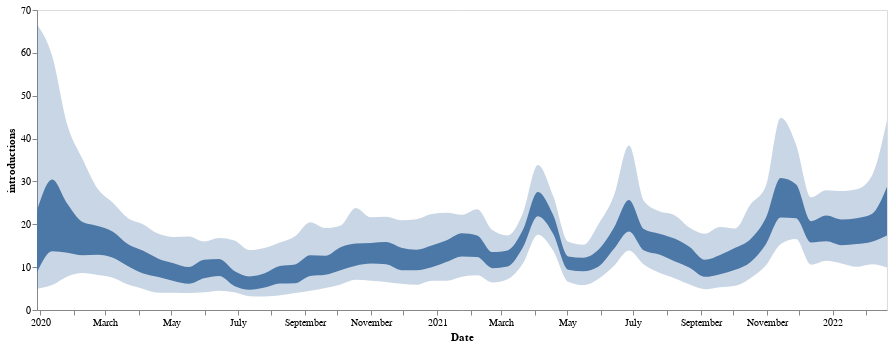

The notebook cell saved with this chart:
### Code cell
line = alt.Chart(mr_summary).mark_area(interpolate='monotone').encode(
    alt.X('date:T', axis=alt.Axis(title="Date", grid=False)),
    alt.Y('lower_hpd_linear_50',axis=alt.Axis(title="introductions", grid=False)),
    alt.Y2('upper_hpd_linear_50' )
).properties(
    width=850,
    height=300
)

band = alt.Chart(mr_summary).mark_area(
    opacity=0.3, interpolate='monotone'
).encode(
    alt.X('date:T', axis=alt.Axis(title="Date", grid=False)),
    alt.Y('lower_hpd_linear'),
    alt.Y2('upper_hpd_linear')
).properties(
    width=850,
    height=300
)

band + line

### Figure 1 — Vega-Lite specification as saved in the notebook (floating-point values rounded to 4 significant figures)
{"config": {"view": {"continuousWidth": 400, "continuousHeight": 300}}, "layer": [{"mark": {"type": "area", "interpolate": "monotone", "opacity": 0.3}, "encoding": {"x": {"type": "temporal", "axis": {"grid": false, "title": "Date"}, "field": "date"}, "y": {"type": "quantitative", "field": "lower_hpd_linear"}, "y2": {"field": "upper_hpd_linear"}}, "height": 300, "width": 850}, {"mark": {"type": "area", "interpolate": "monotone"}, "encoding": {"x": {"type": "temporal", "axis": {"grid": false, "title": "Date"}, "field": "date"}, "y": {"type": "quantitative", "axis": {"grid": false, "title": "introductions"}, "field": "lower_hpd_linear_50"}, "y2": {"field": "upper_hpd_linear_50"}}, "height": 300, "width": 850}], "data": {"name": "data-67c100ecbcdf32412350a069cdf07d28"}, "$schema": "https://vega.github.io/schema/vega-lite/v4.8.1.json", "datasets": {"data-67c100ecbcdf32412350a069cdf07d28": [{"interval": "1", "mean_mr_log": 3.065, "mean_mr_linear": 1162.0, "upper_hpd_log_95": 3.791, "lower_hpd_log_95": 2.293, "upper_hpd_log_50": 3.358, "lower_hpd_log_50": 2.855, "upper_hpd_linear": 44.31, "lower_hpd_linear": 9.908, "upper_hpd_linear_50": 28.74, "lower_hpd_linear_50": 17.37, "days": 14, "date": "2022-02-20"}, {"interval": "2", "mean_mr_log": 2.919, "mean_mr_linear": 830.5, "upper_hpd_log_95": 3.443, "lower_hpd_log_95": 2.366, "upper_hpd_log_50": 3.109, "lower_hpd_log_50": 2.767, "upper_hpd_linear": 31.29, "lower_hpd_linear": 10.66, "upper_hpd_linear_50": 22.39, "lower_hpd_linear_50": 15.92, "days": 28, "date": "2022-02-06"}, {"interval": "3", "mean_mr_log": 2.852, "mean_mr_linear": 711.8, "upper_hpd_log_95": 3.338, "lower_hpd_log_95": 2.309, "upper_hpd_log_50": 3.064, "lower_hpd_log_50": 2.733, "upper_hpd_linear": 28.17, "lower_hpd_linear": 10.06, "upper_hpd_linear_50": 21.42, "lower_hpd_linear_50": 15.38, "days": 42, "date": "2022-01-23"}, {"interval": "4", "mean_mr_log": 2.87, "mean_mr_linear": 740.6, "upper_hpd_log_95": 3.323, "lower_hpd_log_95": 2.385, "upper_hpd_log_50": 3.05, "lower_hpd_log_50": 2.717, "upper_hpd_linear": 27.75, "lower_hpd_linear": 10.86, "upper_hpd_linear_50": 21.11, "lower_hpd_linear_50": 15.13, "days": 56, "date": "2022-01-09"}, {"interval": "5", "mean_mr_log": 2.881, "mean_mr_linear": 760.8, "upper_hpd_log_95": 3.33, "lower_hpd_log_95": 2.442, "upper_hpd_log_50": 3.092, "lower_hpd_log_50": 2.774, "upper_hpd_linear": 27.95, "lower_hpd_linear": 11.49, "upper_hpd_linear_50": 22.03, "lower_hpd_linear_50": 16.02, "days": 70, "date": "2021-12-26"}, {"interval": "6", "mean_mr_log": 2.847, "mean_mr_linear": 703.4, "upper_hpd_log_95": 3.269, "lower_hpd_log_95": 2.359, "upper_hpd_log_50": 3.032, "lower_hpd_log_50": 2.758, "upper_hpd_linear": 26.29, "lower_hpd_linear": 10.58, "upper_hpd_linear_50": 20.73, "lower_hpd_linear_50": 15.77, "days": 84, "date": "2021-12-12"}, {"interval": "7", "mean_mr_log": 3.237, "mean_mr_linear": 1727.0, "upper_hpd_log_95": 3.656, "lower_hpd_log_95": 2.807, "upper_hpd_log_50": 3.38, "lower_hpd_log_50": 3.065, "upper_hpd_linear": 38.7, "lower_hpd_linear": 16.56, "upper_hpd_linear_50": 29.36, "lower_hpd_linear_50": 21.42, "days": 98, "date": "2021-11-28"}, {"interval": "8", "mean_mr_log": 3.278, "mean_mr_linear": 1899.0, "upper_hpd_log_95": 3.803, "lower_hpd_log_95": 2.736, "upper_hpd_log_50": 3.428, "lower_hpd_log_50": 3.071, "upper_hpd_linear": 44.86, "lower_hpd_linear": 15.42, "upper_hpd_linear_50": 30.82, "lower_hpd_linear_50": 21.57, "days": 112, "date": "2021-11-14"}, {"interval": "9", "mean_mr_log": 2.854, "mean_mr_linear": 714.5, "upper_hpd_log_95": 3.358, "lower_hpd_log_95": 2.332, "upper_hpd_log_50": 3.06, "lower_hpd_log_50": 2.723, "upper_hpd_linear": 28.74, "lower_hpd_linear": 10.3, "upper_hpd_linear_50": 21.32, "lower_hpd_linear_50": 15.23, "days": 126, "date": "2021-10-31"}, {"interval": "10", "mean_mr_log": 2.57, "mean_mr_linear": 371.7, "upper_hpd_log_95": 3.202, "lower_hpd_log_95": 2.006, "upper_hpd_log_50": 2.805, "lower_hpd_log_50": 2.412, "upper_hpd_linear": 24.59, "lower_hpd_linear": 7.436, "upper_hpd_linear_50": 16.54, "lower_hpd_linear_50": 11.16, "days": 140, "date": "2021-10-17"}, {"interval": "11", "mean_mr_log": 2.388, "mean_mr_linear": 244.4, "upper_hpd_log_95": 2.946, "lower_hpd_log_95": 1.734, "upper_hpd_log_50": 2.674, "lower_hpd_log_50": 2.239, "upper_hpd_linear": 19.03, "lower_hpd_linear": 5.665, "upper_hpd_linear_50": 14.5, "lower_hpd_linear_50": 9.384, "days": 154, "date": "2021-10-03"}, {"interval": "12", "mean_mr_log": 2.311, "mean_mr_linear": 204.8, "upper_hpd_log_95": 2.963, "lower_hpd_log_95": 1.672, "upper_hpd_log_50": 2.552, "lower_hpd_log_50": 2.124, "upper_hpd_linear": 19.36, "lower_hpd_linear": 5.322, "upper_hpd_linear_50": 12.84, "lower_hpd_linear_50": 8.363, "days": 168, "date": "2021-09-19"}, {"interval": "13", "mean_mr_log": 2.259, "mean_mr_linear": 181.4, "upper_hpd_log_95": 2.879, "lower_hpd_log_95": 1.582, "upper_hpd_log_50": 2.46, "lower_hpd_log_50": 2.045, "upper_hpd_linear": 17.8, "lower_hpd_linear": 4.863, "upper_hpd_linear_50": 11.71, "lower_hpd_linear_50": 7.732, "days": 182, "date": "2021-09-05"}, {"interval": "14", "mean_mr_log": 2.369, "mean_mr_linear": 233.7, "upper_hpd_log_95": 2.954, "lower_hpd_log_95": 1.78, "upper_hpd_log_50": 2.689, "lower_hpd_log_50": 2.288, "upper_hpd_linear": 19.18, "lower_hpd_linear": 5.929, "upper_hpd_linear_50": 14.72, "lower_hpd_linear_50": 9.851, "days": 196, "date": "2021-08-22"}, {"interval": "15", "mean_mr_log": 2.578, "mean_mr_linear": 378.9, "upper_hpd_log_95": 3.097, "lower_hpd_log_95": 2.002, "upper_hpd_log_50": 2.813, "lower_hpd_log_50": 2.43, "upper_hpd_linear": 22.13, "lower_hpd_linear": 7.402, "upper_hpd_linear_50": 16.67, "lower_hpd_linear_50": 11.36, "days": 210, "date": "2021-08-08"}, {"interval": "16", "mean_mr_log": 2.688, "mean_mr_linear": 487.2, "upper_hpd_log_95": 3.137, "lower_hpd_log_95": 2.161, "upper_hpd_log_50": 2.88, "lower_hpd_log_50": 2.56, "upper_hpd_linear": 23.03, "lower_hpd_linear": 8.68, "upper_hpd_linear_50": 17.82, "lower_hpd_linear_50": 12.94, "days": 224, "date": "2021-07-25"}, {"interval": "17", "mean_mr_log": 2.806, "mean_mr_linear": 640.1, "upper_hpd_log_95": 3.233, "lower_hpd_log_95": 2.356, "upper_hpd_log_50": 2.936, "lower_hpd_log_50": 2.631, "upper_hpd_linear": 25.36, "lower_hpd_linear": 10.55, "upper_hpd_linear_50": 18.83, "lower_hpd_linear_50": 13.89, "days": 238, "date": "2021-07-11"}, {"interval": "18", "mean_mr_log": 3.111, "mean_mr_linear": 1292.0, "upper_hpd_log_95": 3.648, "lower_hpd_log_95": 2.632, "upper_hpd_log_50": 3.245, "lower_hpd_log_50": 2.909, "upper_hpd_linear": 38.38, "lower_hpd_linear": 13.9, "upper_hpd_linear_50": 25.67, "lower_hpd_linear_50": 18.34, "days": 252, "date": "2021-06-27"}, {"interval": "19", "mean_mr_log": 2.801, "mean_mr_linear": 632.9, "upper_hpd_log_95": 3.28, "lower_hpd_log_95": 2.328, "upper_hpd_log_50": 2.952, "lower_hpd_log_50": 2.654, "upper_hpd_linear": 26.58, "lower_hpd_linear": 10.26, "upper_hpd_linear_50": 19.14, "lower_hpd_linear_50": 14.21, "days": 266, "date": "2021-06-13"}, {"interval": "20", "mean_mr_log": 2.447, "mean_mr_linear": 279.9, "upper_hpd_log_95": 3.001, "lower_hpd_log_95": 1.987, "upper_hpd_log_50": 2.647, "lower_hpd_log_50": 2.318, "upper_hpd_linear": 20.1, "lower_hpd_linear": 7.293, "upper_hpd_linear_50": 14.11, "lower_hpd_linear_50": 10.16, "days": 280, "date": "2021-05-30"}, {"interval": "21", "mean_mr_log": 2.236, "mean_mr_linear": 172.1, "upper_hpd_log_95": 2.725, "lower_hpd_log_95": 1.759, "upper_hpd_log_50": 2.502, "lower_hpd_log_50": 2.202, "upper_hpd_linear": 15.25, "lower_hpd_linear": 5.804, "upper_hpd_linear_50": 12.21, "lower_hpd_linear_50": 9.043, "days": 294, "date": "2021-05-16"}, {"interval": "22", "mean_mr_log": 2.369, "mean_mr_linear": 234.0, "upper_hpd_log_95": 2.768, "lower_hpd_log_95": 1.886, "upper_hpd_log_50": 2.526, "lower_hpd_log_50": 2.24, "upper_hpd_linear": 15.92, "lower_hpd_linear": 6.595, "upper_hpd_linear_50": 12.5, "lower_hpd_linear_50": 9.396, "days": 308, "date": "2021-05-02"}, {"interval": "23", "mean_mr_log": 2.98, "mean_mr_linear": 954.7, "upper_hpd_log_95": 3.284, "lower_hpd_log_95": 2.633, "upper_hpd_log_50": 3.1, "lower_hpd_log_50": 2.879, "upper_hpd_linear": 26.68, "lower_hpd_linear": 13.91, "upper_hpd_linear_50": 22.2, "lower_hpd_linear_50": 17.79, "days": 322, "date": "2021-04-18"}, {"interval": "24", "mean_mr_log": 3.168, "mean_mr_linear": 1472.0, "upper_hpd_log_95": 3.522, "lower_hpd_log_95": 2.867, "upper_hpd_log_50": 3.316, "lower_hpd_log_50": 3.086, "upper_hpd_linear": 33.84, "lower_hpd_linear": 17.58, "upper_hpd_linear_50": 27.55, "lower_hpd_linear_50": 21.89, "days": 336, "date": "2021-04-04"}, {"interval": "25", "mean_mr_log": 2.769, "mean_mr_linear": 587.3, "upper_hpd_log_95": 3.115, "lower_hpd_log_95": 2.38, "upper_hpd_log_50": 2.923, "lower_hpd_log_50": 2.677, "upper_hpd_linear": 22.53, "lower_hpd_linear": 10.8, "upper_hpd_linear_50": 18.6, "lower_hpd_linear_50": 14.54, "days": 350, "date": "2021-03-21"}, {"interval": "26", "mean_mr_log": 2.439, "mean_mr_linear": 274.9, "upper_hpd_log_95": 2.856, "lower_hpd_log_95": 1.971, "upper_hpd_log_50": 2.632, "lower_hpd_log_50": 2.318, "upper_hpd_linear": 17.39, "lower_hpd_linear": 7.179, "upper_hpd_linear_50": 13.9, "lower_hpd_linear_50": 10.15, "days": 364, "date": "2021-03-07"}, {"interval": "27", "mean_mr_log": 2.407, "mean_mr_linear": 255.4, "upper_hpd_log_95": 2.926, "lower_hpd_log_95": 1.859, "upper_hpd_log_50": 2.604, "lower_hpd_log_50": 2.279, "upper_hpd_linear": 18.65, "lower_hpd_linear": 6.42, "upper_hpd_linear_50": 13.51, "lower_hpd_linear_50": 9.769, "days": 378, "date": "2021-02-21"}, {"interval": "28", "mean_mr_log": 2.653, "mean_mr_linear": 450.0, "upper_hpd_log_95": 3.157, "lower_hpd_log_95": 2.091, "upper_hpd_log_50": 2.855, "lower_hpd_log_50": 2.513, "upper_hpd_linear": 23.51, "lower_hpd_linear": 8.094, "upper_hpd_linear_50": 17.38, "lower_hpd_linear_50": 12.34, "days": 392, "date": "2021-02-07"}, {"interval": "29", "mean_mr_log": 2.643, "mean_mr_linear": 439.6, "upper_hpd_log_95": 3.101, "lower_hpd_log_95": 2.052, "upper_hpd_log_50": 2.885, "lower_hpd_log_50": 2.525, "upper_hpd_linear": 22.22, "lower_hpd_linear": 7.787, "upper_hpd_linear_50": 17.9, "lower_hpd_linear_50": 12.49, "days": 406, "date": "2021-01-24"}, {"interval": "30", "mean_mr_log": 2.51, "mean_mr_linear": 323.7, "upper_hpd_log_95": 3.121, "lower_hpd_log_95": 1.923, "upper_hpd_log_50": 2.791, "lower_hpd_log_50": 2.419, "upper_hpd_linear": 22.68, "lower_hpd_linear": 6.839, "upper_hpd_linear_50": 16.3, "lower_hpd_linear_50": 11.23, "days": 420, "date": "2021-01-10"}, {"interval": "31", "mean_mr_log": 2.508, "mean_mr_linear": 322.2, "upper_hpd_log_95": 3.109, "lower_hpd_log_95": 1.925, "upper_hpd_log_50": 2.713, "lower_hpd_log_50": 2.298, "upper_hpd_linear": 22.41, "lower_hpd_linear": 6.853, "upper_hpd_linear_50": 15.07, "lower_hpd_linear_50": 9.954, "days": 434, "date": "2020-12-27"}, {"interval": "32", "mean_mr_log": 2.463, "mean_mr_linear": 290.5, "upper_hpd_log_95": 3.053, "lower_hpd_log_95": 1.773, "upper_hpd_log_50": 2.645, "lower_hpd_log_50": 2.225, "upper_hpd_linear": 21.17, "lower_hpd_linear": 5.891, "upper_hpd_linear_50": 14.08, "lower_hpd_linear_50": 9.253, "days": 448, "date": "2020-12-13"}, {"interval": "33", "mean_mr_log": 2.437, "mean_mr_linear": 273.5, "upper_hpd_log_95": 3.043, "lower_hpd_log_95": 1.812, "upper_hpd_log_50": 2.676, "lower_hpd_log_50": 2.23, "upper_hpd_linear": 20.96, "lower_hpd_linear": 6.125, "upper_hpd_linear_50": 14.53, "lower_hpd_linear_50": 9.295, "days": 462, "date": "2020-11-29"}, {"interval": "34", "mean_mr_log": 2.5, "mean_mr_linear": 316.6, "upper_hpd_log_95": 3.08, "lower_hpd_log_95": 1.879, "upper_hpd_log_50": 2.763, "lower_hpd_log_50": 2.367, "upper_hpd_linear": 21.76, "lower_hpd_linear": 6.547, "upper_hpd_linear_50": 15.84, "lower_hpd_linear_50": 10.66, "days": 476, "date": "2020-11-15"}, {"interval": "35", "mean_mr_log": 2.558, "mean_mr_linear": 361.7, "upper_hpd_log_95": 3.075, "lower_hpd_log_95": 1.921, "upper_hpd_log_50": 2.75, "lower_hpd_log_50": 2.384, "upper_hpd_linear": 21.64, "lower_hpd_linear": 6.826, "upper_hpd_linear_50": 15.65, "lower_hpd_linear_50": 10.84, "days": 490, "date": "2020-11-01"}, {"interval": "36", "mean_mr_log": 2.566, "mean_mr_linear": 367.7, "upper_hpd_log_95": 3.171, "lower_hpd_log_95": 1.952, "upper_hpd_log_50": 2.743, "lower_hpd_log_50": 2.336, "upper_hpd_linear": 23.82, "lower_hpd_linear": 7.044, "upper_hpd_linear_50": 15.53, "lower_hpd_linear_50": 10.34, "days": 504, "date": "2020-10-18"}, {"interval": "37", "mean_mr_log": 2.436, "mean_mr_linear": 272.8, "upper_hpd_log_95": 2.983, "lower_hpd_log_95": 1.788, "upper_hpd_log_50": 2.685, "lower_hpd_log_50": 2.228, "upper_hpd_linear": 19.74, "lower_hpd_linear": 5.979, "upper_hpd_linear_50": 14.66, "lower_hpd_linear_50": 9.282, "days": 518, "date": "2020-10-04"}, {"interval": "38", "mean_mr_log": 2.314, "mean_mr_linear": 206.0, "upper_hpd_log_95": 2.95, "lower_hpd_log_95": 1.631, "upper_hpd_log_50": 2.538, "lower_hpd_log_50": 2.106, "upper_hpd_linear": 19.11, "lower_hpd_linear": 5.109, "upper_hpd_linear_50": 12.66, "lower_hpd_linear_50": 8.211, "days": 532, "date": "2020-09-20"}, {"interval": "39", "mean_mr_log": 2.27, "mean_mr_linear": 186.4, "upper_hpd_log_95": 3.019, "lower_hpd_log_95": 1.503, "upper_hpd_log_50": 2.547, "lower_hpd_log_50": 2.074, "upper_hpd_linear": 20.47, "lower_hpd_linear": 4.496, "upper_hpd_linear_50": 12.76, "lower_hpd_linear_50": 7.957, "days": 546, "date": "2020-09-06"}, {"interval": "40", "mean_mr_log": 2.117, "mean_mr_linear": 131.0, "upper_hpd_log_95": 2.845, "lower_hpd_log_95": 1.377, "upper_hpd_log_50": 2.363, "lower_hpd_log_50": 1.835, "upper_hpd_linear": 17.2, "lower_hpd_linear": 3.964, "upper_hpd_linear_50": 10.62, "lower_hpd_linear_50": 6.267, "days": 560, "date": "2020-08-23"}, {"interval": "41", "mean_mr_log": 1.996, "mean_mr_linear": 99.16, "upper_hpd_log_95": 2.755, "lower_hpd_log_95": 1.234, "upper_hpd_log_50": 2.328, "lower_hpd_log_50": 1.824, "upper_hpd_linear": 15.73, "lower_hpd_linear": 3.435, "upper_hpd_linear_50": 10.26, "lower_hpd_linear_50": 6.199, "days": 574, "date": "2020-08-09"}, {"interval": "42", "mean_mr_log": 1.846, "mean_mr_linear": 70.15, "upper_hpd_log_95": 2.674, "lower_hpd_log_95": 1.148, "upper_hpd_log_50": 2.149, "lower_hpd_log_50": 1.66, "upper_hpd_linear": 14.49, "lower_hpd_linear": 3.152, "upper_hpd_linear_50": 8.573, "lower_hpd_linear_50": 5.26, "days": 588, "date": "2020-07-26"}, {"interval": "43", "mean_mr_log": 1.878, "mean_mr_linear": 75.43, "upper_hpd_log_95": 2.641, "lower_hpd_log_95": 1.174, "upper_hpd_log_50": 2.06, "lower_hpd_log_50": 1.553, "upper_hpd_linear": 14.02, "lower_hpd_linear": 3.234, "upper_hpd_linear_50": 7.846, "lower_hpd_linear_50": 4.724, "days": 602, "date": "2020-07-12"}, {"interval": "44", "mean_mr_log": 2.031, "mean_mr_linear": 107.5, "upper_hpd_log_95": 2.787, "lower_hpd_log_95": 1.425, "upper_hpd_log_50": 2.211, "lower_hpd_log_50": 1.727, "upper_hpd_linear": 16.23, "lower_hpd_linear": 4.158, "upper_hpd_linear_50": 9.127, "lower_hpd_linear_50": 5.622, "days": 616, "date": "2020-06-28"}, {"interval": "45", "mean_mr_log": 2.205, "mean_mr_linear": 160.2, "upper_hpd_log_95": 2.821, "lower_hpd_log_95": 1.505, "upper_hpd_log_50": 2.476, "lower_hpd_log_50": 2.071, "upper_hpd_linear": 16.8, "lower_hpd_linear": 4.502, "upper_hpd_linear_50": 11.89, "lower_hpd_linear_50": 7.93, "days": 630, "date": "2020-06-14"}, {"interval": "46", "mean_mr_log": 2.166, "mean_mr_linear": 146.5, "upper_hpd_log_95": 2.771, "lower_hpd_log_95": 1.42, "upper_hpd_log_50": 2.461, "lower_hpd_log_50": 2.001, "upper_hpd_linear": 15.97, "lower_hpd_linear": 4.137, "upper_hpd_linear_50": 11.72, "lower_hpd_linear_50": 7.395, "days": 644, "date": "2020-05-31"}, {"interval": "47", "mean_mr_log": 2.079, "mean_mr_linear": 119.8, "upper_hpd_log_95": 2.842, "lower_hpd_log_95": 1.379, "upper_hpd_log_50": 2.306, "lower_hpd_log_50": 1.809, "upper_hpd_linear": 17.15, "lower_hpd_linear": 3.971, "upper_hpd_linear_50": 10.03, "lower_hpd_linear_50": 6.105, "days": 658, "date": "2020-05-17"}, {"interval": "48", "mean_mr_log": 2.089, "mean_mr_linear": 122.6, "upper_hpd_log_95": 2.836, "lower_hpd_log_95": 1.396, "upper_hpd_log_50": 2.39, "lower_hpd_log_50": 1.909, "upper_hpd_linear": 17.04, "lower_hpd_linear": 4.039, "upper_hpd_linear_50": 10.92, "lower_hpd_linear_50": 6.744, "days": 672, "date": "2020-05-03"}, {"interval": "49", "mean_mr_log": 2.142, "mean_mr_linear": 138.8, "upper_hpd_log_95": 2.877, "lower_hpd_log_95": 1.396, "upper_hpd_log_50": 2.483, "lower_hpd_log_50": 2.041, "upper_hpd_linear": 17.77, "lower_hpd_linear": 4.039, "upper_hpd_linear_50": 11.98, "lower_hpd_linear_50": 7.696, "days": 686, "date": "2020-04-19"}, {"interval": "50", "mean_mr_log": 2.296, "mean_mr_linear": 197.9, "upper_hpd_log_95": 2.994, "lower_hpd_log_95": 1.593, "upper_hpd_log_50": 2.625, "lower_hpd_log_50": 2.141, "upper_hpd_linear": 19.96, "lower_hpd_linear": 4.916, "upper_hpd_linear_50": 13.8, "lower_hpd_linear_50": 8.509, "days": 700, "date": "2020-04-05"}, {"interval": "51", "mean_mr_log": 2.474, "mean_mr_linear": 298.0, "upper_hpd_log_95": 3.063, "lower_hpd_log_95": 1.779, "upper_hpd_log_50": 2.73, "lower_hpd_log_50": 2.323, "upper_hpd_linear": 21.39, "lower_hpd_linear": 5.927, "upper_hpd_linear_50": 15.34, "lower_hpd_linear_50": 10.21, "days": 714, "date": "2020-03-22"}, {"interval": "52", "mean_mr_log": 2.597, "mean_mr_linear": 395.5, "upper_hpd_log_95": 3.219, "lower_hpd_log_95": 2.021, "upper_hpd_log_50": 2.906, "lower_hpd_log_50": 2.5, "upper_hpd_linear": 25.0, "lower_hpd_linear": 7.543, "upper_hpd_linear_50": 18.28, "lower_hpd_linear_50": 12.18, "days": 728, "date": "2020-03-08"}, {"interval": "53", "mean_mr_log": 2.727, "mean_mr_linear": 533.0, "upper_hpd_log_95": 3.342, "lower_hpd_log_95": 2.099, "upper_hpd_log_50": 2.975, "lower_hpd_log_50": 2.556, "upper_hpd_linear": 28.28, "lower_hpd_linear": 8.159, "upper_hpd_linear_50": 19.58, "lower_hpd_linear_50": 12.89, "days": 742, "date": "2020-02-23"}, {"interval": "54", "mean_mr_log": 2.83, "mean_mr_linear": 676.2, "upper_hpd_log_95": 3.562, "lower_hpd_log_95": 2.153, "upper_hpd_log_50": 3.021, "lower_hpd_log_50": 2.547, "upper_hpd_linear": 35.25, "lower_hpd_linear": 8.61, "upper_hpd_linear_50": 20.5, "lower_hpd_linear_50": 12.77, "days": 756, "date": "2020-02-09"}, {"interval": "55", "mean_mr_log": 2.889, "mean_mr_linear": 774.2, "upper_hpd_log_95": 3.766, "lower_hpd_log_95": 2.06, "upper_hpd_log_50": 3.21, "lower_hpd_log_50": 2.591, "upper_hpd_linear": 43.19, "lower_hpd_linear": 7.844, "upper_hpd_linear_50": 24.78, "lower_hpd_linear_50": 13.34, "days": 770, "date": "2020-01-26"}, {"interval": "56", "mean_mr_log": 2.929, "mean_mr_linear": 849.6, "upper_hpd_log_95": 4.082, "lower_hpd_log_95": 1.76, "upper_hpd_log_50": 3.415, "lower_hpd_log_50": 2.618, "upper_hpd_linear": 59.25, "lower_hpd_linear": 5.812, "upper_hpd_linear_50": 30.42, "lower_hpd_linear_50": 13.71, "days": 784, "date": "2020-01-12"}, {"interval": "57", "mean_mr_log": 2.96, "mean_mr_linear": 911.6, "upper_hpd_log_95": 4.199, "lower_hpd_log_95": 1.6, "upper_hpd_log_50": 3.143, "lower_hpd_log_50": 2.166, "upper_hpd_linear": 66.6, "lower_hpd_linear": 4.954, "upper_hpd_linear_50": 23.17, "lower_hpd_linear_50": 8.724, "days": 798, "date": "2019-12-29"}]}}
